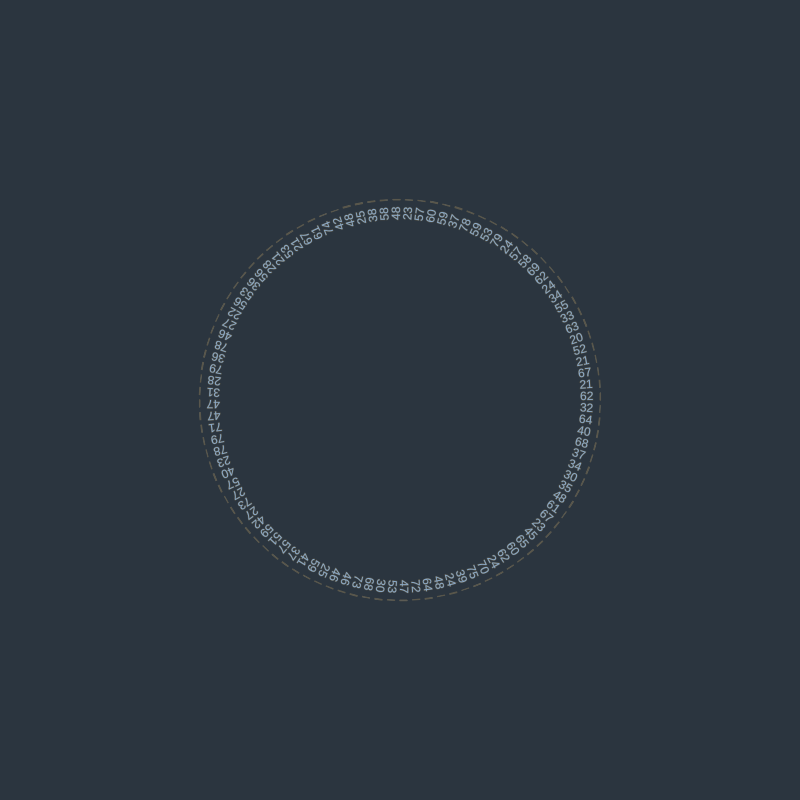
Frame 1 (no input)
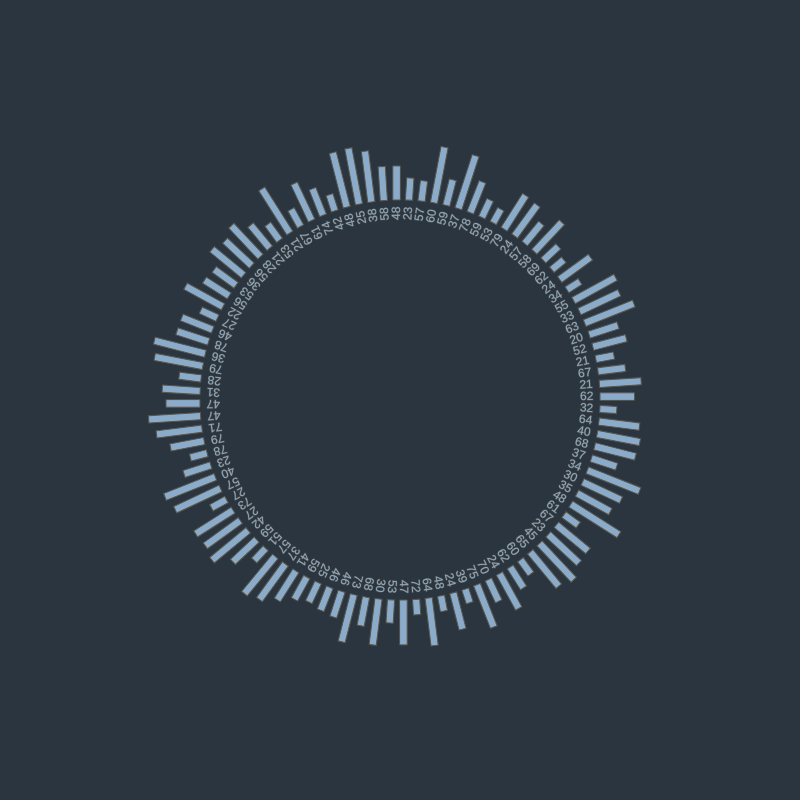
Frame 60 (no input)
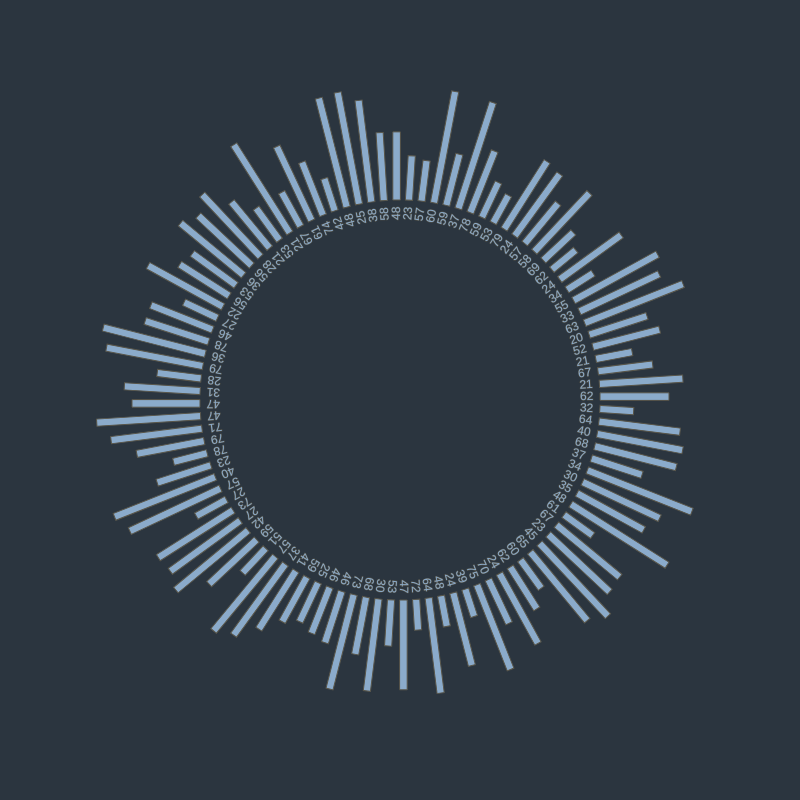
Frame 120 (the mouse pressed at the canvas centre since frame 60)

The p5.js sketch that drew these frames (run headless with seeded random() and noise() and a simulated clock; from frame 60 on, the mouse is pressed at the canvas centre):

// p5.js sketch
// ── sketch.js
var data = [];
var maxData;
var maxValue;


function setup() {
    createCanvas(800, 800);
    angleMode(DEGREES);
    rectMode(BOTTOM);
    for (var i = 0; i < 100; i = i + 1) {
        var randomNumber = random(20, 80);
        data.push(randomNumber);
    }
    maxData = max(data);
}

function draw() {
    background(43, 53, 63);
    fill(139, 171, 203);
    stroke(89, 86, 74);

    var angleSeparation = 360 / data.length;
    var padding = 10;

    if (frameCount <= 400) {
        maxValue = constrain(frameCount * 2, 0, 400);
    } else {
        maxValue = 400;
    }
    var offset = 200;
    var dataMultiplier = (height / 2 - offset - padding) / maxData;


    for (var i = 0; i < data.length; i = i + 1) {
        push();
        var currentData = data[i];
        var finalHeight = currentData * dataMultiplier;
        var animatedHeight = map(maxValue, 0, 400, 0, finalHeight);
        translate(width / 2, height / 2);
        rotate(angleSeparation * i);
        rect(0, offset, angleSeparation * 2, animatedHeight);
        text(Math.floor(currentData), offset - 20, 0);
        pop();
    }


}
